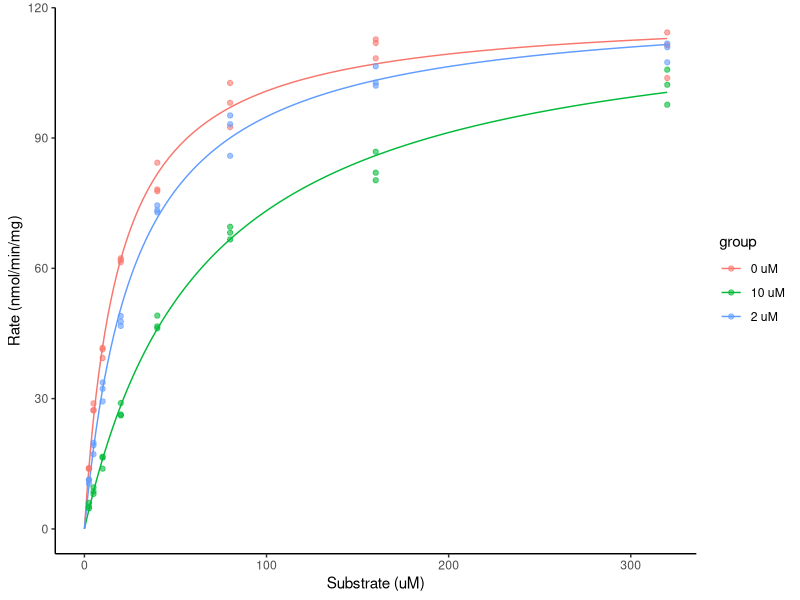

Generate this figure with R:
#!/usr/bin/env Rscript
# Standalone reproduction. Run inside the pinned pubready container
# (see REPRODUCE.md) from this bundle folder.
suppressPackageStartupMessages(library(ggplot2))

raw <- read.csv("input_rate.csv", check.names = FALSE)
d <- data.frame(s = as.numeric(raw[["substrate_um"]]), v = as.numeric(raw[["rate"]]),
                group = as.character(raw[["inhibitor"]]))
d <- d[is.finite(d$s) & is.finite(d$v) & !is.na(d$group) & d$s >= 0, ]
starts <- list(
  "0 uM" = list(vmax = 114.31, km = 20),
  "2 uM" = list(vmax = 111.75, km = 20),
  "10 uM" = list(vmax = 105.73, km = 40)
)
algos <- c("0 uM" = "default", "2 uM" = "default", "10 uM" = "default")
ctrl <- nls.control(maxiter = 1000, tol = 1e-8, minFactor = 1e-12)
curves <- NULL
for (g in names(starts)) {
  fit <- nls(v ~ vmax * s / (km + s), data = d[d$group == g, ], start = starts[[g]],
             control = ctrl, algorithm = algos[[g]])
  print(summary(fit))
  grid <- seq(0, max(d$s), length.out = 200)
  curves <- rbind(curves, data.frame(group = g, s = grid, v = predict(fit, data.frame(s = grid))))
}
p <- ggplot() + geom_line(data = curves, aes(s, v, colour = group)) +
  geom_point(data = d, aes(s, v, colour = group), alpha = 0.6) +
  expand_limits(x = 0, y = 0) + labs(x = "Substrate (uM)", y = "Rate (nmol/min/mg)") + theme_classic()
ggsave("figure_rate_enzyme.pdf", p, width = 6.6, height = 4.4)
cat("Reproduced figure.\n")
